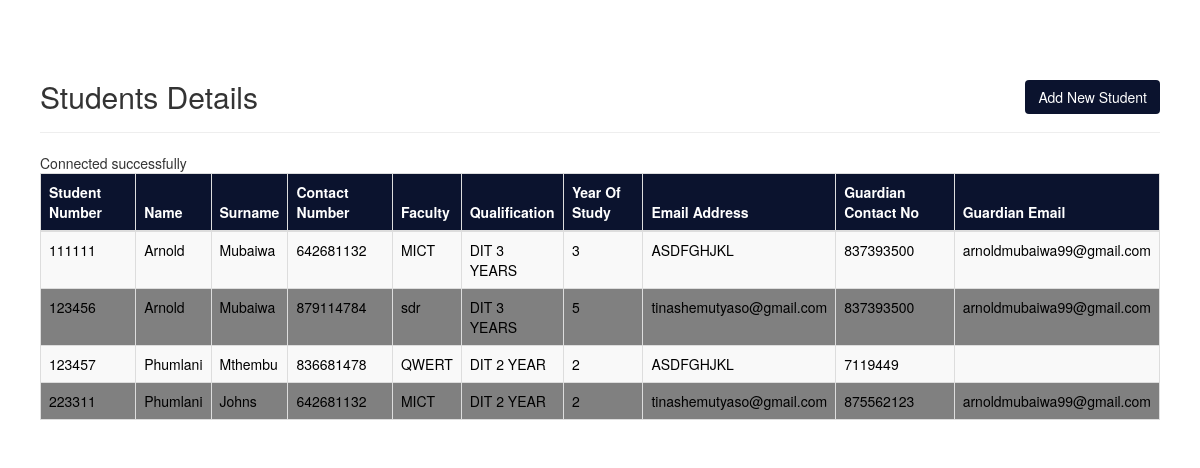
Screenshot of /Admin/Students.php with the database file from the repository.
### tables this page shows
CREATE TABLE `Students` (
  `StudentNumber` int(11) NOT NULL,
  `Name` varchar(25) NOT NULL,
  `Surname` varchar(25) NOT NULL,
  `Faculty` varchar(20) NOT NULL,
  `Qualification` varchar(20) NOT NULL,
  `YearOfStudy` int(1) NOT NULL,
  `ContactNumber` int(10) NOT NULL,
  `Email` varchar(50) NOT NULL,
  `GuardianContactNo` int(10) NOT NULL,
  `GuardianEmailAd` varchar(50) DEFAULT NULL
);

### Admin/Students.php (the view, shortened to what this page needs)
<!DOCTYPE html>
<html lang="en">
<head>
    <link rel="stylesheet" href="https://maxcdn.bootstrapcdn.com/bootstrap/3.3.7/css/bootstrap.css">
    <link rel="stylesheet" href="main.css">
</head>
<body>
            <div class="row">
                <div class="col-md-12">
                    <div class="page-header clearfix">
                        <h2 class="pull-left">Students Details</h2>
                        <a href="NewStudent.php" class="btn pull-right addBTN" >Add New Student</a>
                    </div>
                    <?php
                    require_once "connection.php";
                    $sql = "SELECT * FROM Students";
                    if($result = mysqli_query($conn, $sql)){
                        if(mysqli_num_rows($result) > 0){
                            echo "<table class='table table-bordered table-striped'>";
                                echo "<thead>";
                                    echo "<tr>";
                                        echo "<th>Student Number</th>";
                                        echo "<th>Name</th>";
                                        echo "<th>Surname</th>";
                                        echo "<th>Contact Number</th>";
                                        echo "<th>Faculty</th>";
                                        echo "<th>Qualification</th>";
                                        echo "<th>Year Of Study</th>";
                                        echo "<th>Email Address</th>";
                                        echo "<th>Guardian Contact No</th>";
                                        echo "<th>Guardian Email</th>";
                                    echo "</tr>";
                                echo "</thead>";
                                echo "<tbody>";
                                while($row = mysqli_fetch_array($result)){
                                    echo "<a href='SearchLecturer.php?StudentNumber=". $row['StudentNumber'] ."' > ";
                                    echo "<tr>";
                                        echo "<td>" . $row['StudentNumber'] . "</td>";
                                        echo "<td>" . $row['Name'] . "</td>";
                                        echo "<td>" . $row['Surname'] . "</td>";
                                        echo "<td>" . $row['ContactNumber'] . "</td>";
                                        echo "<td>" . $row['Faculty'] . "</td>";
                                        echo "<td>" . $row['Qualification'] . "</td>";
                                        echo "<td>" . $row['YearOfStudy'] . "</td>";
                                        echo "<td>" . $row['Email'] . "</td>";
                                        echo "<td>" . $row['GuardianContactNo'] . "</td>";
                                        echo "<td>" . $row['GuardianEmailAd'] . "</td>";
                                    echo "</tr>";
                                    echo "</a>";
                                }
                                echo "</tbody>";
                            echo "</table>";
                        } else{
                            echo "<p class='lead'><em>No records were found.</em></p>";
                        }
                    } else{
                        echo "ERROR: Could not able to execute $sql. " . mysqli_error($conn);
                    }
                    ?>
                </div>
            </div>
</body>
</html>

### Admin/connection.php (shortened to what this page needs)
<?php
echo "Connected successfully";
?>

### Admin/Students.php (style rules this page uses)
.page-header h2 { margin-top: 0; }
th { background-color: rgb(11, 19, 46); color:white; }
body { padding:40px; }
td { font-size:14px; }
.addBTN { background-color: rgb(11, 19, 46); color:white; }
tr { background-color: gray; color:black; }

### rows the page displays
students: StudentNumber "111111", Name "Arnold", Surname "Mubaiwa", ContactNumber "642681132", Faculty "MICT", Qualification "DIT 3 YEARS", YearOfStudy "3", Email "ASDFGHJKL", GuardianContactNo "837393500", GuardianEmailAd "arnoldmubaiwa99@gmail.com"
students: StudentNumber "123456", Name "Arnold", Surname "Mubaiwa", ContactNumber "879114784", Faculty "sdr", Qualification "DIT 3 YEARS", YearOfStudy "5", Email "tinashemutyaso@gmail.com", GuardianContactNo "837393500", GuardianEmailAd "arnoldmubaiwa99@gmail.com"
students: StudentNumber "123457", Name "Phumlani", Surname "Mthembu", ContactNumber "836681478", Faculty "QWERT", Qualification "DIT 2 YEAR", YearOfStudy "2", Email "ASDFGHJKL", GuardianContactNo "7119449"
students: StudentNumber "223311", Name "Phumlani", Surname "Johns", ContactNumber "642681132", Faculty "MICT", Qualification "DIT 2 YEAR", YearOfStudy "2", Email "tinashemutyaso@gmail.com", GuardianContactNo "875562123", GuardianEmailAd "arnoldmubaiwa99@gmail.com"
